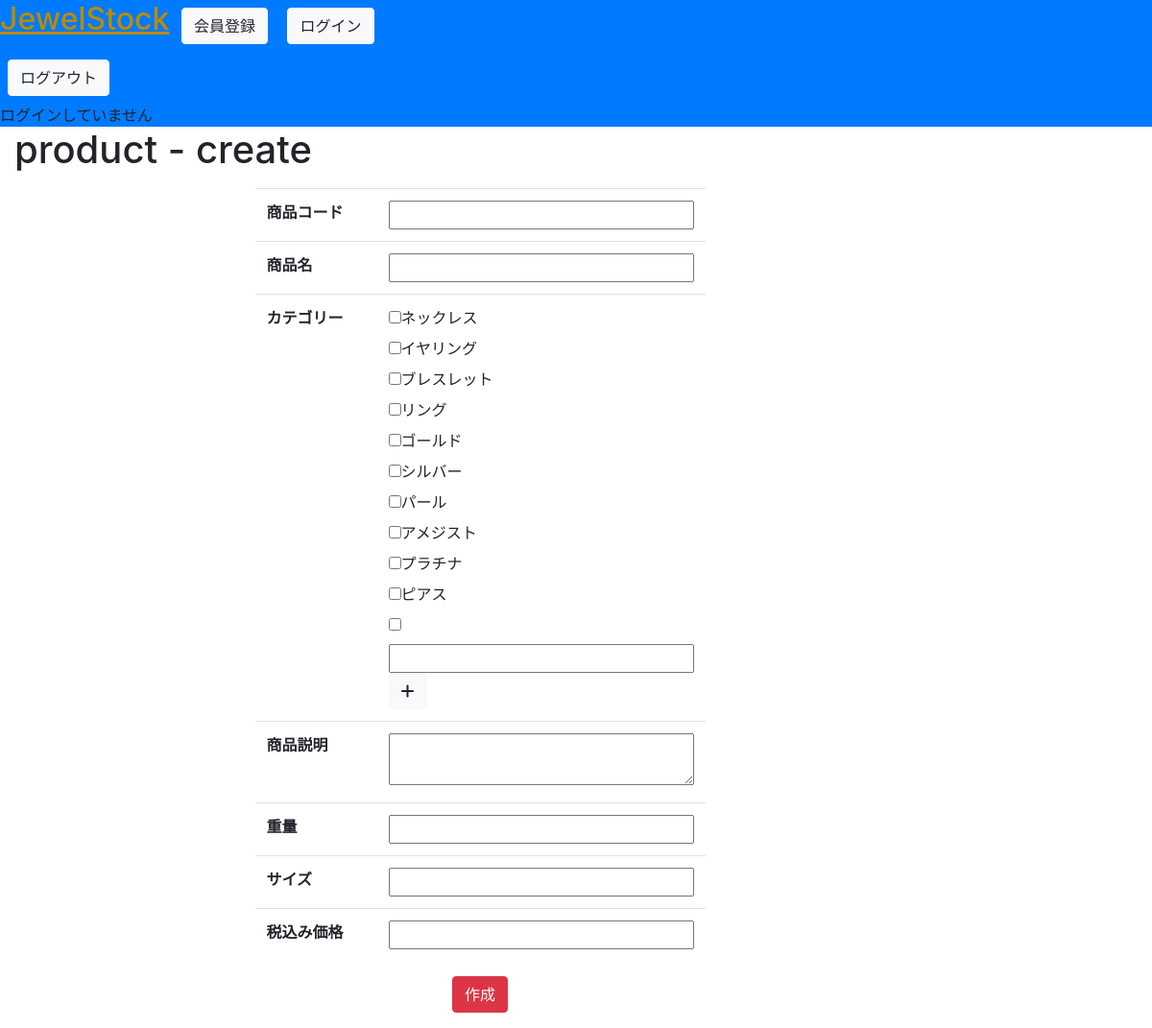
The page /product/create on the database as committed earlier.
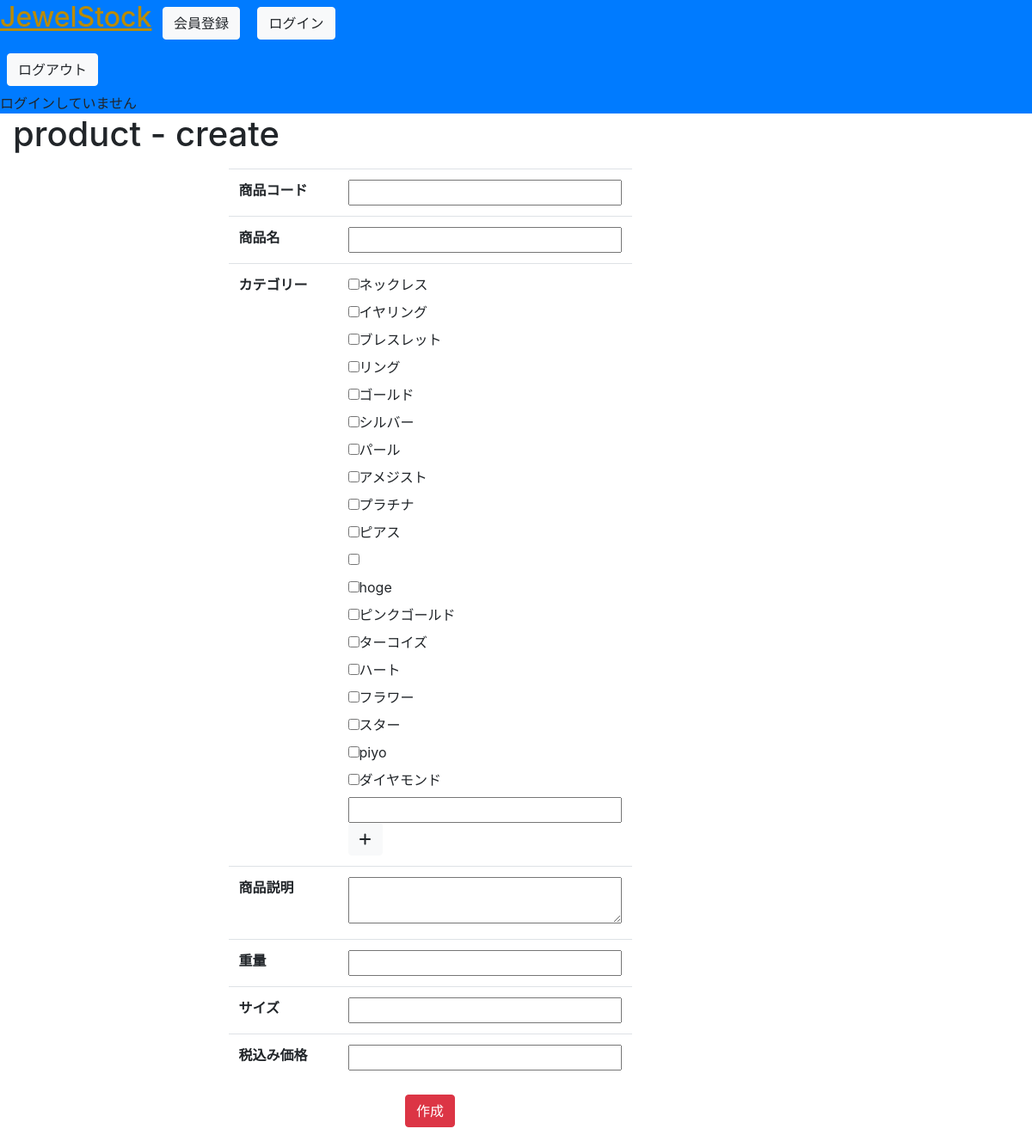
The same page on the database as committed later.
### jewelstock/models.py (models this page shows, shortened)
class ProductCategory(models.Model):
    name = models.CharField(verbose_name='カテゴリー', max_length=20)

### jewelstock/views.py (the view, shortened to what this page needs)
class ProductCreateView(View):
    def get(self, request, *args, **kwargs):
        form = ProductForm()
        context = {}
        context['form'] = form
        context['categories'] = ProductCategory.objects.all()
        return render(request, 'jewelstock/product/create_form.html', context)

### jewelstock/forms.py
class ProductForm(forms.ModelForm):
    class Meta:
        model = Product
        fields = ['product_code', 'name', 'description', 'weight', 'size', 'price']

### templates/jewelstock/product/create_form.html (shortened to what this page needs)
{% extends "base.html" %}
{% load bootstrap %}
{% block body_title %}product - create{% endblock %}
{% block content %}
<form action="" method="POST" id="productForm" class="form w-50 mx-auto">
    <table class="table">
        <tr>
            <th>商品コード</th>
            <td><input type="number" name="product_code" class="w-100"></td>
        </tr>
        <tr>
            <th>商品名</th>
            <td><input type="text" name="name" class="w-100"></td>
        </tr>
        <tr>
            <th>カテゴリー</th>
            <td>
                <div id="categoryField">
                    {% for category in categories %}
                    <label><input type="checkbox" name="categories" value={{ category.name }}>{{ category.name }}</label><br>
                    {% endfor %}
                    <input type="text" name="categories" class="category w-100 d-block">
                </div>
                <button class="btn btn-light" id="addCategory"><i class="fa-solid fa-plus"></i></button>
            </td>
        </tr>
        <tr>
            <th>商品説明</th>
            <td><textarea name="description" class="w-100"></textarea></td>
        </tr>
        <tr>
            <th>重量</th>
            <td><input type="text" name="weight" class="w-100"></td>
        </tr>
        <tr>
            <th>サイズ</th>
            <td><input type="text" name="size" class="w-100"></td>
        </tr>
        <tr>
            <th>税込み価格</th>
            <td><input type="number" name="price" class="w-100"></td>
        </tr>
    </table>
    <button type="submit" class="btn btn-danger d-block mx-auto">作成</button>
</form>
{% endblock %}

Rows that differ between the two databases and show on the page:
added ProductCategory: name "hoge"
added ProductCategory: name "ピンクゴールド"
added ProductCategory: name "ターコイズ"
added ProductCategory: name "ハート"
added ProductCategory: name "フラワー"
added ProductCategory: name "スター"
added ProductCategory: name "piyo"
added ProductCategory: name "ダイヤモンド"
